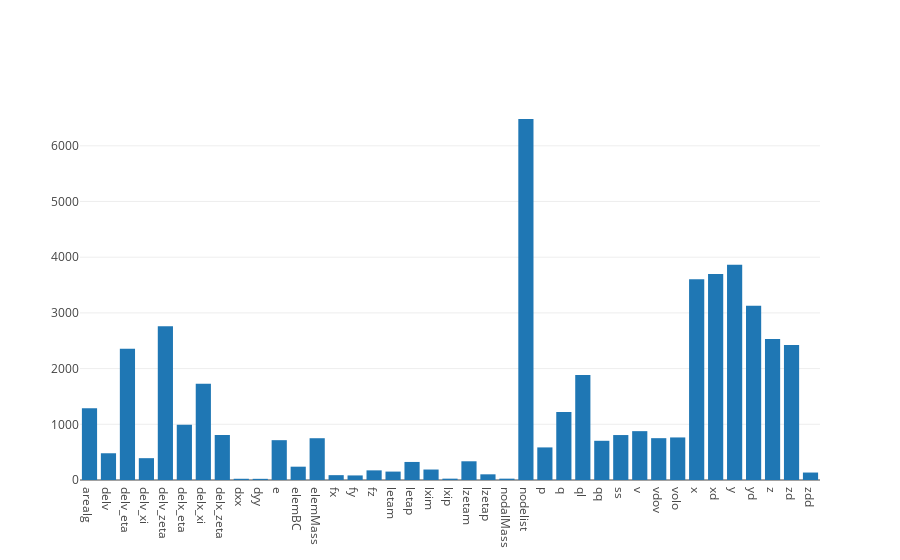

The cell this chart's notebook holds for it:
### Markdown cell above
First, we plot the sum of latencies per allocation:

### Code cell
df_data_centric = df[['alloc.label#libpfm.addr', 'libpfm.weight']].groupby('alloc.label#libpfm.addr').sum()
data = [
    go.Bar(
        name='Allocation Quantity per Function',
        x=df_data_centric.index, 
        y=df_data_centric['libpfm.weight']
    )
]
iplot(data)

### Figure 1 — Plotly figure (JSON) as saved in the notebook; plotly's stock layout.template omitted (floating-point values rounded to 4 significant figures)
{"data": [{"name": "Allocation Quantity per Function", "type": "bar", "x": ["arealg", "delv", "delv_eta", "delv_xi", "delv_zeta", "delx_eta", "delx_xi", "delx_zeta", "dxx", "dyy", "e", "elemBC", "elemMass", "fx", "fy", "fz", "letam", "letap", "lxim", "lxip", "lzetam", "lzetap", "nodalMass", "nodelist", "p", "q", "ql", "qq", "ss", "v", "vdov", "volo", "x", "xd", "y", "yd", "z", "zd", "zdd"], "y": [1286, 480, 2357, 392, 2761, 992, 1727, 808, 22, 21, 715, 239, 750, 87, 82, 173, 151, 324, 188, 24, 336, 102, 24, 6481, 585, 1223, 1885, 704, 807, 877, 751, 764, 3606, 3700, 3866, 3129, 2530, 2423, 134]}], "layout": {}}
